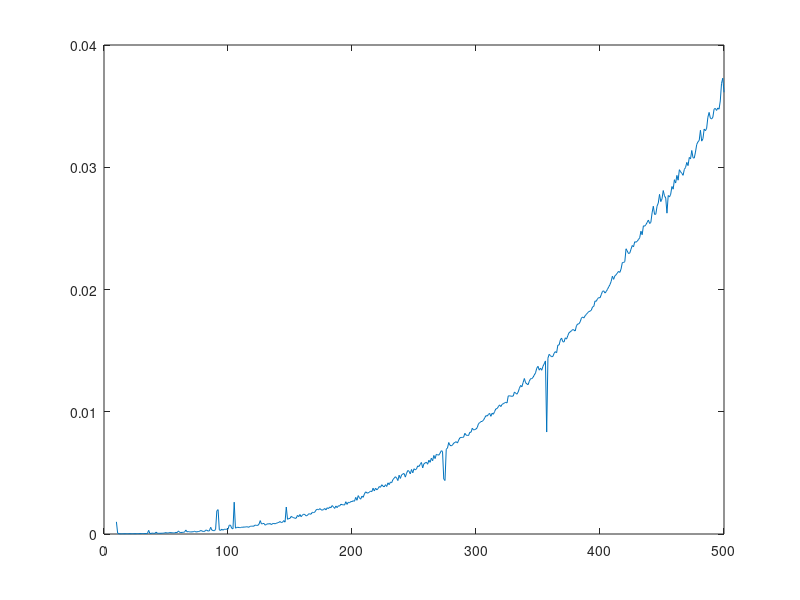

Write MATLAB code to recreate this figure.
clc
n=10:500; %plotting till upper limit since the calculations above this are taking very long
time=[];
for i=n
    a=rand(i,i);
    b=rand(i,1);
    tic
    x=a\b; % finding x using guassian function
    time=[time,toc]%storing toc into time array
end
plot(n,time)